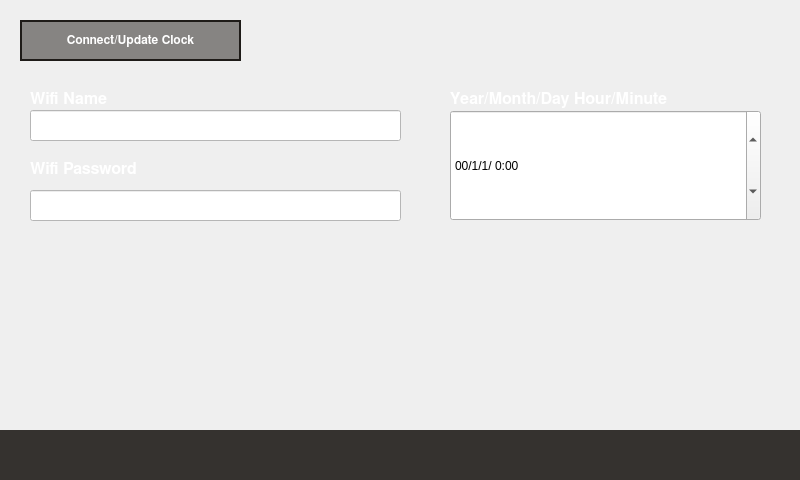
     <widget class="QWidget" name="scrollAreaWidgetContents_2">
      <property name="geometry">
       <rect>
        <x>0</x>
        <y>0</y>
        <width>800</width>
        <height>480</height>
       </rect>
      </property>
      <widget class="QLineEdit" name="WifiPasswordLineEdit">
       <property name="geometry">
        <rect>
         <x>30</x>
         <y>190</y>
         <width>371</width>
         <height>31</height>
        </rect>
       </property>
       <property name="styleSheet">
        <string notr="true">background: qlineargradient(spread:pad, x1:0, y1:0, x2:1, y2:1, stop:0 rgba(0, 0, 0, 0));
background-color: rgb(255, 255, 255);
outline: none;</string>
       </property>
       <property name="inputMethodHints">
        <set>Qt::ImhEmailCharactersOnly|Qt::ImhHiddenText</set>
       </property>
      </widget>
      <widget class="QLabel" name="WifiClockFeedbackLabel">
       <property name="geometry">
        <rect>
         <x>0</x>
         <y>430</y>
         <width>800</width>
         <height>51</height>
        </rect>
       </property>
       <property name="styleSheet">
        <string notr="true">background-color: rgb(53, 50, 47);
color: #FFFFFF;</string>
       </property>
       <property name="text">
        <string/>
       </property>
       <property name="alignment">
        <set>Qt::AlignCenter</set>
       </property>
      </widget>
      <widget class="QLabel" name="label_30">
       <property name="geometry">
        <rect>
         <x>30</x>
         <y>160</y>
         <width>291</width>
         <height>21</height>
        </rect>
       </property>
       <property name="palette">
        <palette>
         <active>
          <colorrole role="WindowText">
           <brush brushstyle="SolidPattern">
            <color alpha="255">
             <red>255</red>
             <green>255</green>
             <blue>255</blue>
            </color>
           </brush>
          </colorrole>
          <colorrole role="Button">
           <brush brushstyle="LinearGradientPattern">
            <gradient startx="0.000000000000000" starty="0.000000000000000" endx="1.000000000000000" endy="1.000000000000000" type="LinearGradient" spread="PadSpread" coordinatemode="ObjectBoundingMode">
             <gradientstop position="0.000000000000000">
              <color alpha="0">
               <red>0</red>
               <green>0</green>
               <blue>0</blue>
              </color>
             </gradientstop>
            </gradient>
           </brush>
          </colorrole>
          <colorrole role="Text">
           <brush brushstyle="SolidPattern">
            <color alpha="255">
             <red>255</red>
             <green>255</green>
             <blue>255</blue>
            </color>
           </brush>
          </colorrole>
          <colorrole role="ButtonText">
           <brush brushstyle="SolidPattern">
            <color alpha="255">
             <red>255</red>
             <green>255</green>
             <blue>255</blue>
            </color>
           </brush>
          </colorrole>
          <colorrole role="Base">
           <brush brushstyle="LinearGradientPattern">
            <gradient startx="0.000000000000000" starty="0.000000000000000" endx="1.000000000000000" endy="1.000000000000000" type="LinearGradient" spread="PadSpread" coordinatemode="ObjectBoundingMode">
             <gradientstop position="0.000000000000000">
              <color alpha="0">
               <red>0</red>
               <green>0</green>
               <blue>0</blue>
              </color>
             </gradientstop>
            </gradient>
           </brush>
          </colorrole>
          <colorrole role="Window">
           <brush brushstyle="LinearGradientPattern">
            <gradient startx="0.000000000000000" starty="0.000000000000000" endx="1.000000000000000" endy="1.000000000000000" type="LinearGradient" spread="PadSpread" coordinatemode="ObjectBoundingMode">
             <gradientstop position="0.000000000000000">
              <color alpha="0">
               <red>0</red>
               <green>0</green>
               <blue>0</blue>
              </color>
             </gradientstop>
            </gradient>
           </brush>
          </colorrole>
          <colorrole role="PlaceholderText">
           <brush brushstyle="SolidPattern">
            <color alpha="255">
             <red>255</red>
             <green>255</green>
             <blue>255</blue>
            </color>
           </brush>
          </colorrole>
         </active>
         <inactive>
          <colorrole role="WindowText">
           <brush brushstyle="SolidPattern">
            <color alpha="255">
             <red>255</red>
             <green>255</green>
             <blue>255</blue>
            </color>
           </brush>
          </colorrole>
          <colorrole role="Button">
           <brush brushstyle="LinearGradientPattern">
            <gradient startx="0.000000000000000" starty="0.000000000000000" endx="1.000000000000000" endy="1.000000000000000" type="LinearGradient" spread="PadSpread" coordinatemode="ObjectBoundingMode">
             <gradientstop position="0.000000000000000">
              <color alpha="0">
               <red>0</red>
               <green>0</green>
               <blue>0</blue>
              </color>
             </gradientstop>
            </gradient>
           </brush>
          </colorrole>
          <colorrole role="Text">
           <brush brushstyle="SolidPattern">
            <color alpha="255">
             <red>255</red>
             <green>255</green>
             <blue>255</blue>
            </color>
           </brush>
          </colorrole>
          <colorrole role="ButtonText">
           <brush brushstyle="SolidPattern">
            <color alpha="255">
             <red>255</red>
             <green>255</green>
             <blue>255</blue>
            </color>
           </brush>
          </colorrole>
          <colorrole role="Base">
           <brush brushstyle="LinearGradientPattern">
            <gradient startx="0.000000000000000" starty="0.000000000000000" endx="1.000000000000000" endy="1.000000000000000" type="LinearGradient" spread="PadSpread" coordinatemode="ObjectBoundingMode">
             <gradientstop position="0.000000000000000">
              <color alpha="0">
               <red>0</red>
               <green>0</green>
               <blue>0</blue>
              </color>
             </gradientstop>
            </gradient>
           </brush>
          </colorrole>
          <colorrole role="Window">
           <brush brushstyle="LinearGradientPattern">
            <gradient startx="0.000000000000000" starty="0.000000000000000" endx="1.000000000000000" endy="1.000000000000000" type="LinearGradient" spread="PadSpread" coordinatemode="ObjectBoundingMode">
             <gradientstop position="0.000000000000000">
              <color alpha="0">
               <red>0</red>
               <green>0</green>
               <blue>0</blue>
              </color>
             </gradientstop>
            </gradient>
           </brush>
          </colorrole>
          <colorrole role="PlaceholderText">
           <brush brushstyle="SolidPattern">
            <color alpha="255">
             <red>255</red>
             <green>255</green>
             <blue>255</blue>
            </color>
           </brush>
          </colorrole>
         </inactive>
         <disabled>
          <colorrole role="WindowText">
           <brush brushstyle="SolidPattern">
            <color alpha="255">
             <red>255</red>
             <green>255</green>
             <blue>255</blue>
            </color>
           </brush>
          </colorrole>
          <colorrole role="Button">
           <brush brushstyle="LinearGradientPattern">
            <gradient startx="0.000000000000000" starty="0.000000000000000" endx="1.000000000000000" endy="1.000000000000000" type="LinearGradient" spread="PadSpread" coordinatemode="ObjectBoundingMode">
             <gradientstop position="0.000000000000000">
              <color alpha="0">
               <red>0</red>
               <green>0</green>
               <blue>0</blue>
              </color>
             </gradientstop>
            </gradient>
           </brush>
          </colorrole>
          <colorrole role="Text">
           <brush brushstyle="SolidPattern">
            <color alpha="255">
             <red>255</red>
             <green>255</green>
             <blue>255</blue>
            </color>
           </brush>
          </colorrole>
          <colorrole role="ButtonText">
           <brush brushstyle="SolidPattern">
            <color alpha="255">
             <red>255</red>
             <green>255</green>
             <blue>255</blue>
            </color>
           </brush>
          </colorrole>
          <colorrole role="Base">
           <brush brushstyle="LinearGradientPattern">
            <gradient startx="0.000000000000000" starty="0.000000000000000" endx="1.000000000000000" endy="1.000000000000000" type="LinearGradient" spread="PadSpread" coordinatemode="ObjectBoundingMode">
             <gradientstop position="0.000000000000000">
              <color alpha="0">
               <red>0</red>
               <green>0</green>
               <blue>0</blue>
              </color>
             </gradientstop>
            </gradient>
           </brush>
          </colorrole>
          <colorrole role="Window">
           <brush brushstyle="LinearGradientPattern">
            <gradient startx="0.000000000000000" starty="0.000000000000000" endx="1.000000000000000" endy="1.000000000000000" type="LinearGradient" spread="PadSpread" coordinatemode="ObjectBoundingMode">
             <gradientstop position="0.000000000000000">
              <color alpha="0">
               <red>0</red>
               <green>0</green>
               <blue>0</blue>
              </color>
             </gradientstop>
            </gradient>
           </brush>
          </colorrole>
          <colorrole role="PlaceholderText">
           <brush brushstyle="SolidPattern">
            <color alpha="255">
             <red>255</red>
             <green>255</green>
             <blue>255</blue>
            </color>
           </brush>
          </colorrole>
         </disabled>
        </palette>
       </property>
       <property name="font">
        <font>
         <family>FreeSans</family>
         <pointsize>12</pointsize>
         <bold>true</bold>
        </font>
       </property>
       <property name="autoFillBackground">
        <bool>false</bool>
       </property>
       <property name="styleSheet">
        <string notr="true">background: qlineargradient(spread:pad, x1:0, y1:0, x2:1, y2:1, stop:0 rgba(0, 0, 0, 0));
color:rgb(255, 255, 255);</string>
       </property>
       <property name="text">
        <string>Wifi Password</string>
       </property>
       <property name="textFormat">
        <enum>Qt::RichText</enum>
       </property>
       <property name="scaledContents">
        <bool>true</bool>
       </property>
       <property name="alignment">
        <set>Qt::AlignLeading|Qt::AlignLeft|Qt::AlignVCenter</set>
       </property>
       <property name="wordWrap">
        <bool>false</bool>
       </property>
       <property name="margin">
        <number>1</number>
       </property>
      </widget>
      <widget class="QLineEdit" name="WifiNameLineEdit">
       <property name="geometry">
        <rect>
         <x>30</x>
         <y>110</y>
         <width>371</width>
         <height>31</height>
        </rect>
       </property>
       <property name="styleSheet">
        <string notr="true">background: qlineargradient(spread:pad, x1:0, y1:0, x2:1, y2:1, stop:0 rgba(0, 0, 0, 0));
background-color: rgb(255, 255, 255);
outline: none;</string>
       </property>
       <property name="inputMethodHints">
        <set>Qt::ImhEmailCharactersOnly</set>
       </property>
      </widget>
      <widget class="QLabel" name="label_32">
       <property name="geometry">
        <rect>
         <x>30</x>
         <y>90</y>
         <width>201</width>
         <height>21</height>
        </rect>
       </property>
       <property name="palette">
        <palette>
         <active>
          <colorrole role="WindowText">
           <brush brushstyle="SolidPattern">
            <color alpha="255">
             <red>255</red>
             <green>255</green>
             <blue>255</blue>
            </color>
           </brush>
          </colorrole>
          <colorrole role="Button">
           <brush brushstyle="LinearGradientPattern">
            <gradient startx="0.000000000000000" starty="0.000000000000000" endx="1.000000000000000" endy="1.000000000000000" type="LinearGradient" spread="PadSpread" coordinatemode="ObjectBoundingMode">
             <gradientstop position="0.000000000000000">
              <color alpha="0">
               <red>0</red>
               <green>0</green>
               <blue>0</blue>
              </color>
             </gradientstop>
            </gradient>
           </brush>
          </colorrole>
          <colorrole role="Text">
           <brush brushstyle="SolidPattern">
            <color alpha="255">
             <red>255</red>
             <green>255</green>
             <blue>255</blue>
            </color>
           </brush>
          </colorrole>
          <colorrole role="ButtonText">
           <brush brushstyle="SolidPattern">
            <color alpha="255">
             <red>255</red>
             <green>255</green>
             <blue>255</blue>
            </color>
           </brush>
          </colorrole>
          <colorrole role="Base">
           <brush brushstyle="LinearGradientPattern">
            <gradient startx="0.000000000000000" starty="0.000000000000000" endx="1.000000000000000" endy="1.000000000000000" type="LinearGradient" spread="PadSpread" coordinatemode="ObjectBoundingMode">
             <gradientstop position="0.000000000000000">
              <color alpha="0">
               <red>0</red>
               <green>0</green>
               <blue>0</blue>
              </color>
             </gradientstop>
            </gradient>
           </brush>
          </colorrole>
          <colorrole role="Window">
           <brush brushstyle="LinearGradientPattern">
            <gradient startx="0.000000000000000" starty="0.000000000000000" endx="1.000000000000000" endy="1.000000000000000" type="LinearGradient" spread="PadSpread" coordinatemode="ObjectBoundingMode">
             <gradientstop position="0.000000000000000">
              <color alpha="0">
               <red>0</red>
               <green>0</green>
               <blue>0</blue>
              </color>
             </gradientstop>
            </gradient>
           </brush>
          </colorrole>
          <colorrole role="PlaceholderText">
           <brush brushstyle="SolidPattern">
            <color alpha="255">
             <red>255</red>
             <green>255</green>
             <blue>255</blue>
            </color>
           </brush>
          </colorrole>
         </active>
         <inactive>
          <colorrole role="WindowText">
           <brush brushstyle="SolidPattern">
            <color alpha="255">
             <red>255</red>
             <green>255</green>
             <blue>255</blue>
            </color>
           </brush>
          </colorrole>
          <colorrole role="Button">
           <brush brushstyle="LinearGradientPattern">
            <gradient startx="0.000000000000000" starty="0.000000000000000" endx="1.000000000000000" endy="1.000000000000000" type="LinearGradient" spread="PadSpread" coordinatemode="ObjectBoundingMode">
             <gradientstop position="0.000000000000000">
              <color alpha="0">
               <red>0</red>
               <green>0</green>
               <blue>0</blue>
              </color>
             </gradientstop>
            </gradient>
           </brush>
          </colorrole>
          <colorrole role="Text">
           <brush brushstyle="SolidPattern">
            <color alpha="255">
             <red>255</red>
             <green>255</green>
             <blue>255</blue>
            </color>
           </brush>
          </colorrole>
          <colorrole role="ButtonText">
           <brush brushstyle="SolidPattern">
            <color alpha="255">
             <red>255</red>
             <green>255</green>
             <blue>255</blue>
            </color>
           </brush>
          </colorrole>
          <colorrole role="Base">
           <brush brushstyle="LinearGradientPattern">
            <gradient startx="0.000000000000000" starty="0.000000000000000" endx="1.000000000000000" endy="1.000000000000000" type="LinearGradient" spread="PadSpread" coordinatemode="ObjectBoundingMode">
             <gradientstop position="0.000000000000000">
              <color alpha="0">
               <red>0</red>
               <green>0</green>
               <blue>0</blue>
              </color>
             </gradientstop>
            </gradient>
           </brush>
          </colorrole>
          <colorrole role="Window">
           <brush brushstyle="LinearGradientPattern">
            <gradient startx="0.000000000000000" starty="0.000000000000000" endx="1.000000000000000" endy="1.000000000000000" type="LinearGradient" spread="PadSpread" coordinatemode="ObjectBoundingMode">
             <gradientstop position="0.000000000000000">
              <color alpha="0">
               <red>0</red>
               <green>0</green>
               <blue>0</blue>
              </color>
             </gradientstop>
            </gradient>
           </brush>
          </colorrole>
          <colorrole role="PlaceholderText">
           <brush brushstyle="SolidPattern">
            <color alpha="255">
             <red>255</red>
             <green>255</green>
             <blue>255</blue>
            </color>
           </brush>
          </colorrole>
         </inactive>
         <disabled>
          <colorrole role="WindowText">
           <brush brushstyle="SolidPattern">
            <color alpha="255">
             <red>255</red>
             <green>255</green>
             <blue>255</blue>
            </color>
           </brush>
          </colorrole>
          <colorrole role="Button">
           <brush brushstyle="LinearGradientPattern">
            <gradient startx="0.000000000000000" starty="0.000000000000000" endx="1.000000000000000" endy="1.000000000000000" type="LinearGradient" spread="PadSpread" coordinatemode="ObjectBoundingMode">
             <gradientstop position="0.000000000000000">
              <color alpha="0">
               <red>0</red>
               <green>0</green>
               <blue>0</blue>
              </color>
             </gradientstop>
            </gradient>
           </brush>
          </colorrole>
          <colorrole role="Text">
           <brush brushstyle="SolidPattern">
            <color alpha="255">
             <red>255</red>
             <green>255</green>
             <blue>255</blue>
            </color>
           </brush>
          </colorrole>
          <colorrole role="ButtonText">
           <brush brushstyle="SolidPattern">
            <color alpha="255">
             <red>255</red>
             <green>255</green>
             <blue>255</blue>
            </color>
           </brush>
          </colorrole>
          <colorrole role="Base">
           <brush brushstyle="LinearGradientPattern">
            <gradient startx="0.000000000000000" starty="0.000000000000000" endx="1.000000000000000" endy="1.000000000000000" type="LinearGradient" spread="PadSpread" coordinatemode="ObjectBoundingMode">
             <gradientstop position="0.000000000000000">
              <color alpha="0">
               <red>0</red>
               <green>0</green>
               <blue>0</blue>
              </color>
             </gradientstop>
            </gradient>
           </brush>
          </colorrole>
          <colorrole role="Window">
           <brush brushstyle="LinearGradientPattern">
            <gradient startx="0.000000000000000" starty="0.000000000000000" endx="1.000000000000000" endy="1.000000000000000" type="LinearGradient" spread="PadSpread" coordinatemode="ObjectBoundingMode">
             <gradientstop position="0.000000000000000">
              <color alpha="0">
               <red>0</red>
               <green>0</green>
               <blue>0</blue>
              </color>
             </gradientstop>
            </gradient>
           </brush>
          </colorrole>
          <colorrole role="PlaceholderText">
           <brush brushstyle="SolidPattern">
            <color alpha="255">
             <red>255</red>
             <green>255</green>
             <blue>255</blue>
            </color>
           </brush>
          </colorrole>
         </disabled>
        </palette>
       </property>
       <property name="font">
        <font>
         <family>FreeSans</family>
         <pointsize>12</pointsize>
         <bold>true</bold>
        </font>
       </property>
       <property name="autoFillBackground">
        <bool>false</bool>
       </property>
       <property name="styleSheet">
        <string notr="true">background: qlineargradient(spread:pad, x1:0, y1:0, x2:1, y2:1, stop:0 rgba(0, 0, 0, 0));
color:rgb(255, 255, 255);</string>
       </property>
       <property name="text">
        <string>Wifi Name</string>
       </property>
       <property name="textFormat">
        <enum>Qt::RichText</enum>
       </property>
       <property name="scaledContents">
        <bool>true</bool>
       </property>
       <property name="alignment">
        <set>Qt::AlignLeading|Qt::AlignLeft|Qt::AlignVCenter</set>
       </property>
       <property name="wordWrap">
        <bool>false</bool>
       </property>
       <property name="margin">
        <number>1</number>
       </property>
      </widget>
      <widget class="QPushButton" name="WifiClockPageBackButton">
       <property name="geometry">
        <rect>
         <x>732</x>
         <y>12</y>
         <width>58</width>
         <height>58</height>
        </rect>
       </property>
       <property name="styleSheet">
        <string notr="true">background: qlineargradient(spread:pad, x1:0, y1:0, x2:1, y2:1, stop:0 rgba(0, 0, 0, 0));
image: url(:/Images/return.png);
border: none;
outline: none;</string>
       </property>
       <property name="text">
        <string/>
       </property>
       <property name="flat">
        <bool>true</bool>
       </property>
      </widget>
      <widget class="QPushButton" name="WifiClockButton">
       <property name="geometry">
        <rect>
         <x>20</x>
         <y>20</y>
         <width>221</width>
         <height>41</height>
        </rect>
       </property>
       <property name="font">
        <font>
         <family>FreeSans</family>
         <bold>true</bold>
        </font>
       </property>
       <property name="styleSheet">
        <string notr="true">background: qlineargradient(spread:pad, x1:0, y1:0, x2:1, y2:1, stop:0 rgba(0, 0, 0, 0));
background-color: rgb(134, 132, 130);
border:2px solid #1e1b18;
color: #FFFFFF;
outline: none;</string>
       </property>
       <property name="text">
        <string>Connect/Update Clock</string>
       </property>
       <property name="iconSize">
        <size>
         <width>16</width>
         <height>16</height>
        </size>
       </property>
       <property name="flat">
        <bool>false</bool>
       </property>
      </widget>
      <widget class="QDateTimeEdit" name="dateTimeEdit_2">
       <property name="geometry">
        <rect>
         <x>450</x>
         <y>110</y>
         <width>311</width>
         <height>111</height>
        </rect>
       </property>
       <property name="inputMethodHints">
        <set>Qt::ImhDigitsOnly</set>
       </property>
       <property name="time">
        <time>
         <hour>0</hour>
         <minute>0</minute>
         <second>0</second>
        </time>
       </property>
       <property name="minimumDateTime">
        <datetime>
         <hour>0</hour>
         <minute>0</minute>
         <second>0</second>
         <year>1752</year>
         <month>9</month>
         <day>14</day>
        </datetime>
       </property>
       <property name="displayFormat">
        <string>yy/M/d/ h:mm</string>
       </property>
      </widget>
      <widget class="QLabel" name="label_33">
       <property name="geometry">
        <rect>
         <x>450</x>
         <y>90</y>
         <width>301</width>
         <height>21</height>
        </rect>
       </property>
       <property name="palette">
        <palette>
         <active>
          <colorrole role="WindowText">
           <brush brushstyle="SolidPattern">
            <color alpha="255">
             <red>255</red>
             <green>255</green>
             <blue>255</blue>
            </color>
           </brush>
          </colorrole>
          <colorrole role="Button">
           <brush brushstyle="LinearGradientPattern">
            <gradient startx="0.000000000000000" starty="0.000000000000000" endx="1.000000000000000" endy="1.000000000000000" type="LinearGradient" spread="PadSpread" coordinatemode="ObjectBoundingMode">
             <gradientstop position="0.000000000000000">
              <color alpha="0">
               <red>0</red>
               <green>0</green>
               <blue>0</blue>
              </color>
             </gradientstop>
            </gradient>
           </brush>
          </colorrole>
          <colorrole role="Text">
           <brush brushstyle="SolidPattern">
            <color alpha="255">
             <red>255</red>
             <green>255</green>
             <blue>255</blue>
            </color>
           </brush>
          </colorrole>
          <colorrole role="ButtonText">
           <brush brushstyle="SolidPattern">
            <color alpha="255">
             <red>255</red>
             <green>255</green>
             <blue>255</blue>
            </color>
           </brush>
          </colorrole>
          <colorrole role="Base">
           <brush brushstyle="LinearGradientPattern">
            <gradient startx="0.000000000000000" starty="0.000000000000000" endx="1.000000000000000" endy="1.000000000000000" type="LinearGradient" spread="PadSpread" coordinatemode="ObjectBoundingMode">
             <gradientstop position="0.000000000000000">
              <color alpha="0">
               <red>0</red>
               <green>0</green>
               <blue>0</blue>
              </color>
             </gradientstop>
            </gradient>
           </brush>
          </colorrole>
          <colorrole role="Window">
           <brush brushstyle="LinearGradientPattern">
            <gradient startx="0.000000000000000" starty="0.000000000000000" endx="1.000000000000000" endy="1.000000000000000" type="LinearGradient" spread="PadSpread" coordinatemode="ObjectBoundingMode">
             <gradientstop position="0.000000000000000">
              <color alpha="0">
               <red>0</red>
               <green>0</green>
               <blue>0</blue>
              </color>
             </gradientstop>
            </gradient>
           </brush>
          </colorrole>
          <colorrole role="PlaceholderText">
           <brush brushstyle="SolidPattern">
            <color alpha="255">
             <red>255</red>
             <green>255</green>
             <blue>255</blue>
            </color>
           </brush>
          </colorrole>
         </active>
         <inactive>
          <colorrole role="WindowText">
           <brush brushstyle="SolidPattern">
            <color alpha="255">
             <red>255</red>
             <green>255</green>
             <blue>255</blue>
            </color>
           </brush>
          </colorrole>
          <colorrole role="Button">
           <brush brushstyle="LinearGradientPattern">
            <gradient startx="0.000000000000000" starty="0.000000000000000" endx="1.000000000000000" endy="1.000000000000000" type="LinearGradient" spread="PadSpread" coordinatemode="ObjectBoundingMode">
             <gradientstop position="0.000000000000000">
              <color alpha="0">
               <red>0</red>
               <green>0</green>
               <blue>0</blue>
              </color>
             </gradientstop>
            </gradient>
           </brush>
          </colorrole>
          <colorrole role="Text">
           <brush brushstyle="SolidPattern">
            <color alpha="255">
             <red>255</red>
             <green>255</green>
             <blue>255</blue>
            </color>
           </brush>
          </colorrole>
          <colorrole role="ButtonText">
           <brush brushstyle="SolidPattern">
            <color alpha="255">
             <red>255</red>
             <green>255</green>
             <blue>255</blue>
            </color>
           </brush>
          </colorrole>
          <colorrole role="Base">
           <brush brushstyle="LinearGradientPattern">
            <gradient startx="0.000000000000000" starty="0.000000000000000" endx="1.000000000000000" endy="1.000000000000000" type="LinearGradient" spread="PadSpread" coordinatemode="ObjectBoundingMode">
             <gradientstop position="0.000000000000000">
              <color alpha="0">
               <red>0</red>
               <green>0</green>
               <blue>0</blue>
              </color>
             </gradientstop>
            </gradient>
           </brush>
          </colorrole>
          <colorrole role="Window">
           <brush brushstyle="LinearGradientPattern">
            <gradient startx="0.000000000000000" starty="0.000000000000000" endx="1.000000000000000" endy="1.000000000000000" type="LinearGradient" spread="PadSpread" coordinatemode="ObjectBoundingMode">
             <gradientstop position="0.000000000000000">
              <color alpha="0">
               <red>0</red>
               <green>0</green>
               <blue>0</blue>
              </color>
             </gradientstop>
            </gradient>
           </brush>
          </colorrole>
          <colorrole role="PlaceholderText">
           <brush brushstyle="SolidPattern">
            <color alpha="255">
             <red>255</red>
             <green>255</green>
             <blue>255</blue>
            </color>
           </brush>
          </colorrole>
         </inactive>
         <disabled>
          <colorrole role="WindowText">
           <brush brushstyle="SolidPattern">
            <color alpha="255">
             <red>255</red>
             <green>255</green>
             <blue>255</blue>
            </color>
           </brush>
          </colorrole>
          <colorrole role="Button">
           <brush brushstyle="LinearGradientPattern">
            <gradient startx="0.000000000000000" starty="0.000000000000000" endx="1.000000000000000" endy="1.000000000000000" type="LinearGradient" spread="PadSpread" coordinatemode="ObjectBoundingMode">
             <gradientstop position="0.000000000000000">
              <color alpha="0">
               <red>0</red>
               <green>0</green>
               <blue>0</blue>
              </color>
             </gradientstop>
            </gradient>
           </brush>
          </colorrole>
          <colorrole role="Text">
           <brush brushstyle="SolidPattern">
            <color alpha="255">
             <red>255</red>
             <green>255</green>
             <blue>255</blue>
            </color>
           </brush>
          </colorrole>
          <colorrole role="ButtonText">
           <brush brushstyle="SolidPattern">
            <color alpha="255">
             <red>255</red>
             <green>255</green>
             <blue>255</blue>
            </color>
           </brush>
          </colorrole>
          <colorrole role="Base">
           <brush brushstyle="LinearGradientPattern">
            <gradient startx="0.000000000000000" starty="0.000000000000000" endx="1.000000000000000" endy="1.000000000000000" type="LinearGradient" spread="PadSpread" coordinatemode="ObjectBoundingMode">
             <gradientstop position="0.000000000000000">
              <color alpha="0">
               <red>0</red>
               <green>0</green>
               <blue>0</blue>
              </color>
             </gradientstop>
            </gradient>
           </brush>
          </colorrole>
          <colorrole role="Window">
           <brush brushstyle="LinearGradientPattern">
            <gradient startx="0.000000000000000" starty="0.000000000000000" endx="1.000000000000000" endy="1.000000000000000" type="LinearGradient" spread="PadSpread" coordinatemode="ObjectBoundingMode">
             <gradientstop position="0.000000000000000">
              <color alpha="0">
               <red>0</red>
               <green>0</green>
               <blue>0</blue>
              </color>
             </gradientstop>
            </gradient>
           </brush>
          </colorrole>
          <colorrole role="PlaceholderText">
           <brush brushstyle="SolidPattern">
            <color alpha="255">
             <red>255</red>
             <green>255</green>
             <blue>255</blue>
            </color>
           </brush>
          </colorrole>
         </disabled>
        </palette>
       </property>
       <property name="font">
        <font>
         <family>FreeSans</family>
         <pointsize>12</pointsize>
         <bold>true</bold>
        </font>
       </property>
       <property name="autoFillBackground">
        <bool>false</bool>
       </property>
       <property name="styleSheet">
        <string notr="true">background: qlineargradient(spread:pad, x1:0, y1:0, x2:1, y2:1, stop:0 rgba(0, 0, 0, 0));
color:rgb(255, 255, 255);</string>
       </property>
       <property name="text">
        <string>Year/Month/Day Hour/Minute</string>
       </property>
       <property name="textFormat">
        <enum>Qt::RichText</enum>
       </property>
       <property name="scaledContents">
        <bool>true</bool>
       </property>
       <property name="alignment">
        <set>Qt::AlignLeading|Qt::AlignLeft|Qt::AlignVCenter</set>
       </property>
       <property name="wordWrap">
        <bool>false</bool>
       </property>
       <property name="margin">
        <number>1</number>
       </property>
      </widget>
     </widget>
